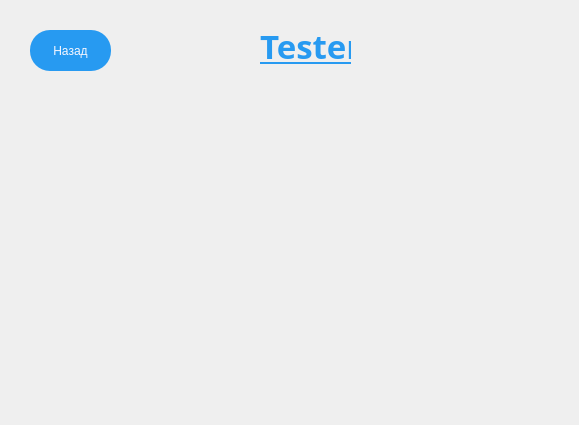
<?xml version="1.0" encoding="UTF-8"?>
<ui version="4.0">
 <class>ChooseTestForUserArrangement</class>
 <widget class="QWidget" name="ChooseTestForUserArrangement">
  <property name="geometry">
   <rect>
    <x>0</x>
    <y>0</y>
    <width>579</width>
    <height>425</height>
   </rect>
  </property>
  <property name="windowTitle">
   <string>ChooseTestForUserArrangement</string>
  </property>
  <widget class="QPushButton" name="btnBack">
   <property name="geometry">
    <rect>
     <x>30</x>
     <y>30</y>
     <width>81</width>
     <height>41</height>
    </rect>
   </property>
   <property name="cursor">
    <cursorShape>PointingHandCursor</cursorShape>
   </property>
   <property name="styleSheet">
    <string notr="true">QPushButton
{
	background-color: #279AF1;
	border-radius: 20px;
	padding: 4px;
	color: #f7f7ff;
}
QPushButton:hover
 { 
	background-color: #23B5D3;
}</string>
   </property>
   <property name="text">
    <string>Назад</string>
   </property>
  </widget>
  <widget class="QLabel" name="lblMainName">
   <property name="geometry">
    <rect>
     <x>260</x>
     <y>20</y>
     <width>91</width>
     <height>51</height>
    </rect>
   </property>
   <property name="font">
    <font>
     <family>Ubuntu Condensed</family>
     <pointsize>25</pointsize>
     <weight>75</weight>
     <italic>false</italic>
     <bold>true</bold>
     <underline>true</underline>
    </font>
   </property>
   <property name="styleSheet">
    <string notr="true">color: #279af1;</string>
   </property>
   <property name="text">
    <string>Tester</string>
   </property>
  </widget>
  <widget class="QWidget" name="verticalLayoutWidget">
   <property name="geometry">
    <rect>
     <x>80</x>
     <y>90</y>
     <width>461</width>
     <height>291</height>
    </rect>
   </property>
   <layout class="QVBoxLayout" name="verticalLayout">
    <property name="topMargin">
     <number>2</number>
    </property>
   </layout>
  </widget>
 </widget>
 <resources/>
 <connections/>
</ui>
